Frame 1 (no input): blank canvas, image omitted
Frame 60 (the mouse pressed at the canvas centre just before this capture): blank canvas, image omitted
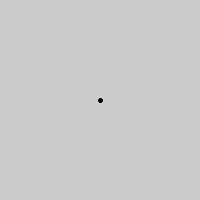
Frame 120 (the mouse held since frame 60 and released just before this capture)

The Processing sketch whose frames 1 and 60 were blank and that drew this single picture after the mouse press (run headless with seeded random() and noise(); from frame 60 on, the mouse is pressed at the canvas centre):

// Processing sketch: js_gaude
// ── js_gaude.pde
int currentFrame = 0; 
PImage[] frames = new PImage[12]; 
int lastTime = 0; 
  
void setup()  
{ 
  size(200, 200); 
  strokeWeight(4); 
  smooth(); 
  background(204); 
  for (int i = 0; i < frames.length; i++) { 
   frames[i] = get(); // Create a blank frame 
  } 
} 
  
void draw()  
{ 
  int currentTime = millis(); 
  if (currentTime > lastTime+100) { 
   nextFrame(); 
   lastTime = currentTime; 
  } 
  if (mousePressed == true) { 
   line(pmouseX, pmouseY, mouseX, mouseY); 
  } 
} 
  
void nextFrame()  
{ 
  frames[currentFrame] = get(); // Get the display window 
  currentFrame++; // Increment to next frame 
  if (currentFrame >= frames.length) { 
   currentFrame = 0; 
  } 
  image(frames[currentFrame], 0, 0); 
} 
